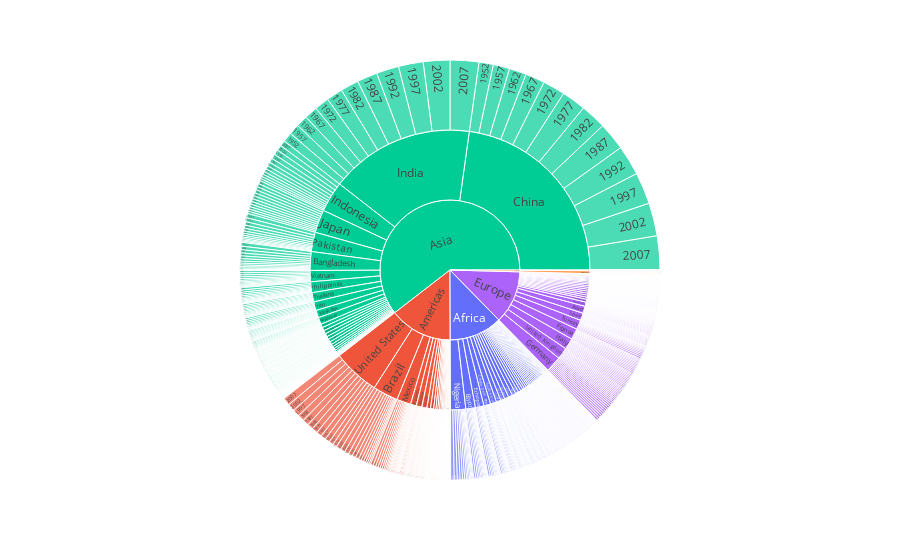

The notebook cell saved with this chart:
### Code cell
fig=px.sunburst(df, path=['continent', 'country', 'year'],
                values='pop', color='continent')
fig.show()

### Figure 1 — Plotly figure (JSON) as saved in the notebook; plotly's stock layout.template omitted (floating-point values rounded to 4 significant figures; data arrays with more than 128 entries replaced by an {"elided": "..."} marker saying what was removed)
{"data": [{"branchvalues": "total", "customdata": {"elided": "1851x1 str values"}, "domain": {"x": [0, 1], "y": [0, 1]}, "hovertemplate": "labels=%{label}<br>pop=%{value}<br>parent=%{parent}<br>id=%{id}<br>continent=%{customdata[0]}<extra></extra>", "ids": {"elided": "1851 str values"}, "labels": {"elided": "1851 str values"}, "marker": {"colors": {"elided": "1851 str values"}}, "name": "", "parents": {"elided": "1851 str values"}, "type": "sunburst", "values": {"elided": "1851 float values"}}], "layout": {"legend": {"tracegroupgap": 0}, "margin": {"t": 60}}}
